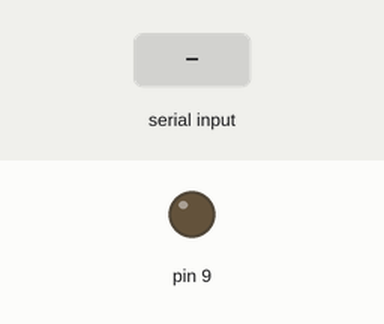
Simulated run of this sketch. Board: Arduino Uno, built with avr-gcc and run on an emulated ATmega328P. On the bench: output pins drawn as LEDs (lit = HIGH). The inputs (shaded band) are chosen by the test bench.

Above: at 1.2 s.
1.3 s: "ON\n" received over Serial
At 1.6 s:
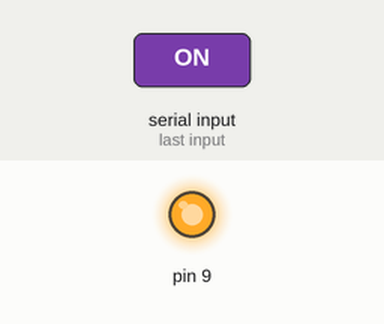
2.8 s: "OFF\n" received over Serial
At 4.0 s:
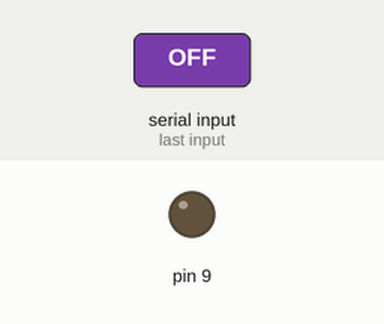
Timing chart, 0 to 5.8 s (numbered marks = the images above; inputs shaded):
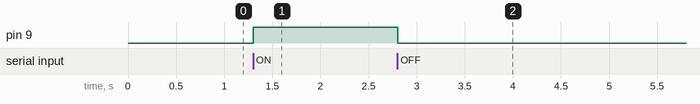

The sketch:

sketch_aug12a.ino
```cpp
void setup() {
  Serial.begin(9600);
  pinMode(9, OUTPUT);
}

bool read_command_complete = false;
String COMMAND;

void loop() {
  if(read_command_complete){
    if(COMMAND.equals("ON")) digitalWrite(9, HIGH);
    if(COMMAND.equals("OFF")) digitalWrite(9, LOW);
    read_command_complete = false;
    COMMAND = "";
  }
}

void serialEvent() {
  while(Serial.available()){ // Возвращает количество байт в буфере доступных для считывания
    char symb = (char)Serial.read(); // Возвращает первый байт в очереди из буфера
    if(symb == '\n'){
      read_command_complete = true;
      break;
    }
    COMMAND += symb;
  }
}
```

Measured:
- after the input at 1.3 s, pin 9: LOW → HIGH at once
- after the input at 2.8 s, pin 9: HIGH → LOW at once
